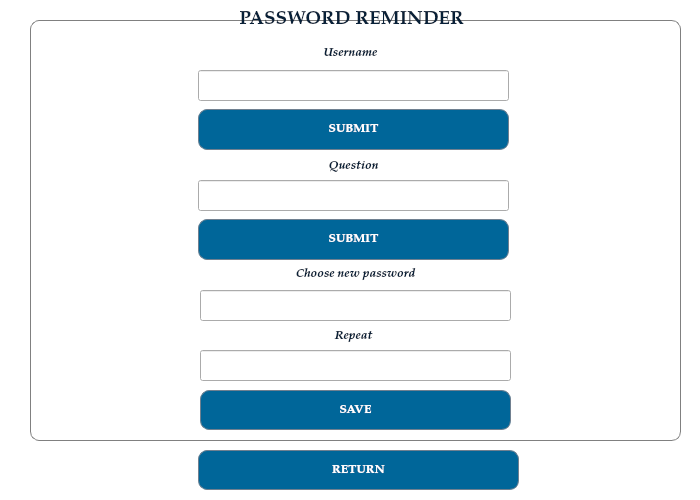
<?xml version="1.0" encoding="UTF-8"?>
<ui version="4.0">
 <class>Reminder</class>
 <widget class="QDialog" name="Reminder">
  <property name="geometry">
   <rect>
    <x>0</x>
    <y>0</y>
    <width>700</width>
    <height>500</height>
   </rect>
  </property>
  <property name="palette">
   <palette>
    <active>
     <colorrole role="WindowText">
      <brush brushstyle="SolidPattern">
       <color alpha="255">
        <red>7</red>
        <green>32</green>
        <blue>56</blue>
       </color>
      </brush>
     </colorrole>
     <colorrole role="Text">
      <brush brushstyle="SolidPattern">
       <color alpha="255">
        <red>7</red>
        <green>32</green>
        <blue>56</blue>
       </color>
      </brush>
     </colorrole>
     <colorrole role="Base">
      <brush brushstyle="SolidPattern">
       <color alpha="255">
        <red>255</red>
        <green>255</green>
        <blue>255</blue>
       </color>
      </brush>
     </colorrole>
     <colorrole role="Window">
      <brush brushstyle="SolidPattern">
       <color alpha="255">
        <red>255</red>
        <green>255</green>
        <blue>255</blue>
       </color>
      </brush>
     </colorrole>
     <colorrole role="PlaceholderText">
      <brush brushstyle="SolidPattern">
       <color alpha="128">
        <red>7</red>
        <green>32</green>
        <blue>56</blue>
       </color>
      </brush>
     </colorrole>
    </active>
    <inactive>
     <colorrole role="WindowText">
      <brush brushstyle="SolidPattern">
       <color alpha="255">
        <red>7</red>
        <green>32</green>
        <blue>56</blue>
       </color>
      </brush>
     </colorrole>
     <colorrole role="Text">
      <brush brushstyle="SolidPattern">
       <color alpha="255">
        <red>7</red>
        <green>32</green>
        <blue>56</blue>
       </color>
      </brush>
     </colorrole>
     <colorrole role="Base">
      <brush brushstyle="SolidPattern">
       <color alpha="255">
        <red>255</red>
        <green>255</green>
        <blue>255</blue>
       </color>
      </brush>
     </colorrole>
     <colorrole role="Window">
      <brush brushstyle="SolidPattern">
       <color alpha="255">
        <red>255</red>
        <green>255</green>
        <blue>255</blue>
       </color>
      </brush>
     </colorrole>
     <colorrole role="PlaceholderText">
      <brush brushstyle="SolidPattern">
       <color alpha="128">
        <red>7</red>
        <green>32</green>
        <blue>56</blue>
       </color>
      </brush>
     </colorrole>
    </inactive>
    <disabled>
     <colorrole role="WindowText">
      <brush brushstyle="SolidPattern">
       <color alpha="255">
        <red>190</red>
        <green>190</green>
        <blue>190</blue>
       </color>
      </brush>
     </colorrole>
     <colorrole role="Text">
      <brush brushstyle="SolidPattern">
       <color alpha="255">
        <red>190</red>
        <green>190</green>
        <blue>190</blue>
       </color>
      </brush>
     </colorrole>
     <colorrole role="Base">
      <brush brushstyle="SolidPattern">
       <color alpha="255">
        <red>255</red>
        <green>255</green>
        <blue>255</blue>
       </color>
      </brush>
     </colorrole>
     <colorrole role="Window">
      <brush brushstyle="SolidPattern">
       <color alpha="255">
        <red>255</red>
        <green>255</green>
        <blue>255</blue>
       </color>
      </brush>
     </colorrole>
     <colorrole role="PlaceholderText">
      <brush brushstyle="SolidPattern">
       <color alpha="128">
        <red>0</red>
        <green>0</green>
        <blue>0</blue>
       </color>
      </brush>
     </colorrole>
    </disabled>
   </palette>
  </property>
  <property name="windowTitle">
   <string>Dialog</string>
  </property>
  <widget class="QPushButton" name="pushButton">
   <property name="geometry">
    <rect>
     <x>198</x>
     <y>450</y>
     <width>321</width>
     <height>40</height>
    </rect>
   </property>
   <property name="font">
    <font>
     <family>URW Palladio L</family>
     <weight>75</weight>
     <bold>true</bold>
    </font>
   </property>
   <property name="styleSheet">
    <string notr="true">QPushButton#pushButton:hover {
    background-color: rgb(255, 255, 255);
	border: 1px solid SlateGrey;
	border-radius: 9px;
	color: rgb(0, 68, 102);
}
QPushButton#pushButton {
	background-color: rgb(0, 102, 153);
    border: 1px solid SlateGrey;
	border-radius: 9px;
	color: white;
}</string>
   </property>
   <property name="text">
    <string>RETURN</string>
   </property>
  </widget>
  <widget class="QGroupBox" name="groupBox">
   <property name="geometry">
    <rect>
     <x>30</x>
     <y>20</y>
     <width>651</width>
     <height>421</height>
    </rect>
   </property>
   <property name="styleSheet">
    <string notr="true">QGroupBox {
    border: 1px solid gray;
    border-radius: 9px;
    margin-top: 0.5em;
}</string>
   </property>
   <property name="title">
    <string/>
   </property>
   <widget class="QPushButton" name="pushButton_submit_user">
    <property name="geometry">
     <rect>
      <x>168</x>
      <y>89</y>
      <width>311</width>
      <height>41</height>
     </rect>
    </property>
    <property name="font">
     <font>
      <family>URW Palladio L</family>
      <weight>75</weight>
      <bold>true</bold>
     </font>
    </property>
    <property name="styleSheet">
     <string notr="true">QPushButton#pushButton_submit_user:hover {
    background-color: rgb(255, 255, 255);
	border: 1px solid SlateGrey;
	border-radius: 9px;
	color: rgb(0, 68, 102);
}
QPushButton#pushButton_submit_user {
	background-color: rgb(0, 102, 153);
    border: 1px solid SlateGrey;
	border-radius: 9px;
	color: white;
}</string>
    </property>
    <property name="text">
     <string>SUBMIT</string>
    </property>
   </widget>
   <widget class="QLineEdit" name="lineEdit_username">
    <property name="geometry">
     <rect>
      <x>168</x>
      <y>50</y>
      <width>311</width>
      <height>31</height>
     </rect>
    </property>
    <property name="font">
     <font>
      <family>URW Palladio L</family>
     </font>
    </property>
    <property name="alignment">
     <set>Qt::AlignCenter</set>
    </property>
   </widget>
   <widget class="QLabel" name="label_4">
    <property name="geometry">
     <rect>
      <x>-30</x>
      <y>8</y>
      <width>701</width>
      <height>51</height>
     </rect>
    </property>
    <property name="palette">
     <palette>
      <active>
       <colorrole role="WindowText">
        <brush brushstyle="SolidPattern">
         <color alpha="255">
          <red>7</red>
          <green>32</green>
          <blue>56</blue>
         </color>
        </brush>
       </colorrole>
       <colorrole role="Text">
        <brush brushstyle="SolidPattern">
         <color alpha="255">
          <red>7</red>
          <green>32</green>
          <blue>56</blue>
         </color>
        </brush>
       </colorrole>
       <colorrole role="PlaceholderText">
        <brush brushstyle="SolidPattern">
         <color alpha="128">
          <red>7</red>
          <green>32</green>
          <blue>56</blue>
         </color>
        </brush>
       </colorrole>
      </active>
      <inactive>
       <colorrole role="WindowText">
        <brush brushstyle="SolidPattern">
         <color alpha="255">
          <red>7</red>
          <green>32</green>
          <blue>56</blue>
         </color>
        </brush>
       </colorrole>
       <colorrole role="Text">
        <brush brushstyle="SolidPattern">
         <color alpha="255">
          <red>7</red>
          <green>32</green>
          <blue>56</blue>
         </color>
        </brush>
       </colorrole>
       <colorrole role="PlaceholderText">
        <brush brushstyle="SolidPattern">
         <color alpha="128">
          <red>7</red>
          <green>32</green>
          <blue>56</blue>
         </color>
        </brush>
       </colorrole>
      </inactive>
      <disabled>
       <colorrole role="WindowText">
        <brush brushstyle="SolidPattern">
         <color alpha="255">
          <red>190</red>
          <green>190</green>
          <blue>190</blue>
         </color>
        </brush>
       </colorrole>
       <colorrole role="Text">
        <brush brushstyle="SolidPattern">
         <color alpha="255">
          <red>190</red>
          <green>190</green>
          <blue>190</blue>
         </color>
        </brush>
       </colorrole>
       <colorrole role="PlaceholderText">
        <brush brushstyle="SolidPattern">
         <color alpha="128">
          <red>0</red>
          <green>0</green>
          <blue>0</blue>
         </color>
        </brush>
       </colorrole>
      </disabled>
     </palette>
    </property>
    <property name="font">
     <font>
      <family>URW Palladio L</family>
      <weight>75</weight>
      <italic>true</italic>
      <bold>true</bold>
     </font>
    </property>
    <property name="text">
     <string>Username</string>
    </property>
    <property name="alignment">
     <set>Qt::AlignCenter</set>
    </property>
   </widget>
   <widget class="QLabel" name="label_question">
    <property name="geometry">
     <rect>
      <x>-32</x>
      <y>126</y>
      <width>711</width>
      <height>41</height>
     </rect>
    </property>
    <property name="palette">
     <palette>
      <active>
       <colorrole role="WindowText">
        <brush brushstyle="SolidPattern">
         <color alpha="255">
          <red>7</red>
          <green>32</green>
          <blue>56</blue>
         </color>
        </brush>
       </colorrole>
      </active>
      <inactive>
       <colorrole role="WindowText">
        <brush brushstyle="SolidPattern">
         <color alpha="255">
          <red>7</red>
          <green>32</green>
          <blue>56</blue>
         </color>
        </brush>
       </colorrole>
      </inactive>
      <disabled>
       <colorrole role="WindowText">
        <brush brushstyle="SolidPattern">
         <color alpha="255">
          <red>190</red>
          <green>190</green>
          <blue>190</blue>
         </color>
        </brush>
       </colorrole>
      </disabled>
     </palette>
    </property>
    <property name="font">
     <font>
      <family>URW Palladio L</family>
      <weight>75</weight>
      <italic>true</italic>
      <bold>true</bold>
     </font>
    </property>
    <property name="text">
     <string>Question</string>
    </property>
    <property name="alignment">
     <set>Qt::AlignCenter</set>
    </property>
   </widget>
   <widget class="QLineEdit" name="lineEdit_answer">
    <property name="geometry">
     <rect>
      <x>168</x>
      <y>160</y>
      <width>311</width>
      <height>31</height>
     </rect>
    </property>
    <property name="font">
     <font>
      <family>URW Palladio L</family>
     </font>
    </property>
    <property name="alignment">
     <set>Qt::AlignCenter</set>
    </property>
   </widget>
   <widget class="QPushButton" name="pushButton_s_question">
    <property name="geometry">
     <rect>
      <x>168</x>
      <y>199</y>
      <width>311</width>
      <height>41</height>
     </rect>
    </property>
    <property name="font">
     <font>
      <family>URW Palladio L</family>
      <weight>75</weight>
      <bold>true</bold>
     </font>
    </property>
    <property name="styleSheet">
     <string notr="true">QPushButton#pushButton_s_question:hover {
    background-color: rgb(255, 255, 255);
	border: 1px solid SlateGrey;
	border-radius: 9px;
	color: rgb(0, 68, 102);
}
QPushButton#pushButton_s_question {
	background-color: rgb(0, 102, 153);
    border: 1px solid SlateGrey;
	border-radius: 9px;
	color: white;
}</string>
    </property>
    <property name="text">
     <string>SUBMIT</string>
    </property>
   </widget>
   <widget class="QLabel" name="label_2">
    <property name="geometry">
     <rect>
      <x>-30</x>
      <y>234</y>
      <width>711</width>
      <height>41</height>
     </rect>
    </property>
    <property name="palette">
     <palette>
      <active>
       <colorrole role="WindowText">
        <brush brushstyle="SolidPattern">
         <color alpha="255">
          <red>7</red>
          <green>32</green>
          <blue>56</blue>
         </color>
        </brush>
       </colorrole>
      </active>
      <inactive>
       <colorrole role="WindowText">
        <brush brushstyle="SolidPattern">
         <color alpha="255">
          <red>7</red>
          <green>32</green>
          <blue>56</blue>
         </color>
        </brush>
       </colorrole>
      </inactive>
      <disabled>
       <colorrole role="WindowText">
        <brush brushstyle="SolidPattern">
         <color alpha="255">
          <red>190</red>
          <green>190</green>
          <blue>190</blue>
         </color>
        </brush>
       </colorrole>
      </disabled>
     </palette>
    </property>
    <property name="font">
     <font>
      <family>URW Palladio L</family>
      <weight>75</weight>
      <italic>true</italic>
      <bold>true</bold>
     </font>
    </property>
    <property name="text">
     <string>Choose new password</string>
    </property>
    <property name="alignment">
     <set>Qt::AlignCenter</set>
    </property>
   </widget>
   <widget class="QLineEdit" name="lineEdit_password">
    <property name="geometry">
     <rect>
      <x>170</x>
      <y>270</y>
      <width>311</width>
      <height>31</height>
     </rect>
    </property>
    <property name="font">
     <font>
      <family>URW Palladio L</family>
     </font>
    </property>
    <property name="echoMode">
     <enum>QLineEdit::Password</enum>
    </property>
    <property name="alignment">
     <set>Qt::AlignCenter</set>
    </property>
   </widget>
   <widget class="QLabel" name="label_3">
    <property name="geometry">
     <rect>
      <x>-32</x>
      <y>286</y>
      <width>711</width>
      <height>61</height>
     </rect>
    </property>
    <property name="palette">
     <palette>
      <active>
       <colorrole role="WindowText">
        <brush brushstyle="SolidPattern">
         <color alpha="255">
          <red>7</red>
          <green>32</green>
          <blue>56</blue>
         </color>
        </brush>
       </colorrole>
      </active>
      <inactive>
       <colorrole role="WindowText">
        <brush brushstyle="SolidPattern">
         <color alpha="255">
          <red>7</red>
          <green>32</green>
          <blue>56</blue>
         </color>
        </brush>
       </colorrole>
      </inactive>
      <disabled>
       <colorrole role="WindowText">
        <brush brushstyle="SolidPattern">
         <color alpha="255">
          <red>190</red>
          <green>190</green>
          <blue>190</blue>
         </color>
        </brush>
       </colorrole>
      </disabled>
     </palette>
    </property>
    <property name="font">
     <font>
      <family>URW Palladio L</family>
      <weight>75</weight>
      <italic>true</italic>
      <bold>true</bold>
     </font>
    </property>
    <property name="text">
     <string>Repeat</string>
    </property>
    <property name="alignment">
     <set>Qt::AlignCenter</set>
    </property>
   </widget>
   <widget class="QLineEdit" name="lineEdit_repeat">
    <property name="geometry">
     <rect>
      <x>170</x>
      <y>330</y>
      <width>311</width>
      <height>31</height>
     </rect>
    </property>
    <property name="font">
     <font>
      <family>URW Palladio L</family>
     </font>
    </property>
    <property name="echoMode">
     <enum>QLineEdit::Password</enum>
    </property>
    <property name="alignment">
     <set>Qt::AlignCenter</set>
    </property>
   </widget>
   <widget class="QPushButton" name="pushButton_save">
    <property name="geometry">
     <rect>
      <x>170</x>
      <y>370</y>
      <width>311</width>
      <height>40</height>
     </rect>
    </property>
    <property name="font">
     <font>
      <family>URW Palladio L</family>
      <weight>75</weight>
      <bold>true</bold>
     </font>
    </property>
    <property name="styleSheet">
     <string notr="true">QPushButton#pushButton_save:hover {
    background-color: rgb(255, 255, 255);
	border: 1px solid SlateGrey;
	border-radius: 9px;
	color: rgb(0, 68, 102);
}
QPushButton#pushButton_save {
	background-color: rgb(0, 102, 153);
    border: 1px solid SlateGrey;
	border-radius: 9px;
	color: white;
}</string>
    </property>
    <property name="text">
     <string>SAVE</string>
    </property>
   </widget>
  </widget>
  <widget class="QLabel" name="label">
   <property name="geometry">
    <rect>
     <x>-4</x>
     <y>10</y>
     <width>711</width>
     <height>20</height>
    </rect>
   </property>
   <property name="font">
    <font>
     <family>URW Palladio L</family>
     <pointsize>14</pointsize>
     <weight>75</weight>
     <bold>true</bold>
    </font>
   </property>
   <property name="text">
    <string>PASSWORD REMINDER</string>
   </property>
   <property name="alignment">
    <set>Qt::AlignCenter</set>
   </property>
  </widget>
 </widget>
 <resources/>
 <connections/>
</ui>
